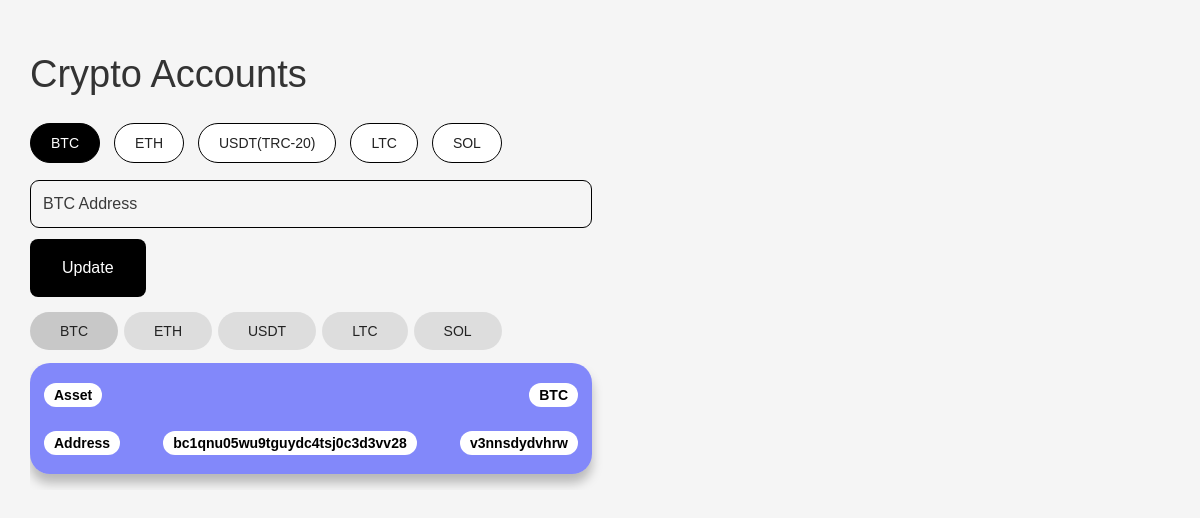
The app's page /administrator/settings/ (signed in) with its own data.
### dash/models.py (models this page shows)
class GeneralBtcDatabase(models.Model):
    btc_address = models.CharField(max_length=42, null=True)

### dash/views.py (the view)
    @login_required
    def wrapper(request, *args, **kwargs):
        if not request.user.is_superuser:
            return redirect('/administrator/login/')
        return view_func(request, *args, **kwargs)

### dash/views.py (called while the page is built)
def admin_required(view_func):
    @login_required
    def wrapper(request, *args, **kwargs):
        if not request.user.is_superuser:
            return redirect('/administrator/login/')
        return view_func(request, *args, **kwargs)
    return wrapper

### dash/templates/admin-dashmilliy/settings.html (shortened to what this page needs)
{% load static %}
<!DOCTYPE html>
<html data-wf-page="6643cf2e8da998af868a374c" data-wf-site="66302dd7bd5484465eacc02e">
<head>
  <link href="{% static 'css/normalize.css' %}" rel="stylesheet" type="text/css">
  <link href="{% static 'css/webflow.css'  %}" rel="stylesheet" type="text/css">
  <link href="{% static 'css/exful.webflow.css' %}" rel="stylesheet" type="text/css">
</head>
<body>
  <section class="section-21">
    <h1 class="heading-23">Crypto Accounts</h1>
    <div data-current="Tab 1" data-easing="ease" data-duration-in="300" data-duration-out="100" class="w-tabs">
      <div class="tabs-menu-8 w-tab-menu">
        <a data-w-tab="Tab 1" class="tab-link-tab-1-5 w-inline-block w-tab-link w--current">
          <div>BTC</div>
        </a>
        <a data-w-tab="Tab 2" class="tab-link-tab-1-5 w-inline-block w-tab-link">
          <div>ETH</div>
        </a>
        <a data-w-tab="Tab 3" class="tab-link-tab-1-5 w-inline-block w-tab-link">
          <div>USDT(TRC-20)</div>
        </a>
        <a data-w-tab="Tab 4" class="tab-link-tab-1-5 w-inline-block w-tab-link">
          <div>LTC</div>
        </a>
        <a data-w-tab="Tab 5" class="tab-link-tab-1-5 w-inline-block w-tab-link">
          <div>SOL</div>
        </a>
      </div>
      <div class="w-tab-content">
        <div data-w-tab="Tab 1" class="w-tab-pane w--tab-active">
          <div class="form-block-8 w-form">
            <form id="wf-form-account-deposit-settings-admin" name="email-form-1" data-name="account deposit settings admin" method="post" action="/administrator/settings/" data-wf-page-id="6643cf2e8da998af868a374c" data-wf-element-id="80ff017f-9eec-5a81-9ef2-2f0f1289a7aa">
              <div class="div-block-298">
                <input class="text-field-5 w-input" maxlength="256" name="BTC-Address" data-name="Crypto Symbol" placeholder="BTC Address" type="text" id="Crypto-Symbol">
              </div>
              <input type="submit" name="email-form-1" data-wait="Please wait..." class="submit-button-6 w-button" value="Update">
            </form>
          </div>
          <div>
            <div data-current="Tab 1" data-easing="ease" data-duration-in="300" data-duration-out="100" class="w-tabs">
              <div class="tabs-menu-5 w-tab-menu">
                <a data-w-tab="Tab 1" class="tab-link-tab-1-3 w-inline-block w-tab-link w--current">
                  <div>BTC</div>
                </a>
                <a data-w-tab="Tab 2" class="tab-link-tab-1-3 w-inline-block w-tab-link">
                  <div>ETH</div>
                </a>
                <a data-w-tab="Tab 3" class="tab-link-tab-1-3 w-inline-block w-tab-link">
                  <div>USDT</div>
                </a>
                <a data-w-tab="Tab 4" class="tab-link-tab-1-3 w-inline-block w-tab-link">
                  <div>LTC</div>
                </a>
                <a data-w-tab="Tab 5" class="tab-link-tab-1-3 w-inline-block w-tab-link">
                  <div>SOL</div>
                </a>
              </div>
              <div class="w-tab-content">
                <div data-w-tab="Tab 1" class="w-tab-pane w--tab-active">
                  <div class="request-holder">
                    <div id="w-node-ae422ad0-f2a2-4230-e927-c58ef889864d-06e5e7d3" class="report-cards _1 pay">
                      <div class="div-block-279">
                        <div class="text-block-35">Asset</div>
                        <div class="text-block-35">BTC</div>
                      </div>
                      <div class="div-block-279">
                        <div class="text-block-35">Address</div>
                        <div class="text-block-35">{% if btc_address %}{{ btc_address|slice:":30" }}{% else %}Not Registered{% endif %}</div>
                        <div class="text-block-35">{{ btc_address|slice:"30:" }}</div>
                      </div>
                    </div>
                  </div>
                </div>
              </div>
            </div>
          </div>
        </div>
      </div>
    </div>
  </section>
</body>
</html>

### dash/static/css/webflow.css (style rules this page uses)
* { -webkit-box-sizing: border-box; -moz-box-sizing: border-box; box-sizing: border-box; }
html { height: 100%; }
body { margin: 0; min-height: 100%; background-color: #fff; font-family: Arial, sans-serif; font-size: 14px; line-height: 20px; color: #333; }
.w-inline-block { max-width: 100%; display: inline-block; }
.w-button { display: inline-block; padding: 9px 15px; background-color: #3898EC; color: white; border: 0; line-height: inherit; text-decoration: none; cursor: pointer; border-radius: 0; }
input.w-button { -webkit-appearance: button; }
h1, h2, h3, h4, h5, h6 { font-weight: bold; margin-bottom: 10px; }
h1 { font-size: 38px; line-height: 44px; margin-top: 20px; }
.w-form { margin: 0 0 15px; }
.w-input, .w-select { display: block; width: 100%; height: 38px; padding: 8px 12px; margin-bottom: 10px; font-size: 14px; line-height: 1.42857143; color: #333333; vertical-align: middle; background-color: #ffffff; border: 1px solid #cccccc; }
.w-input::placeholder, .w-select::placeholder { color: #999; }
.w-tabs { position: relative; }
.w-tabs:before, .w-tabs:after { content: " "; display: table; grid-column-start: 1; grid-row-start: 1; grid-column-end: 2; grid-row-end: 2; }
.w-tabs:after { clear: both; }
.w-tab-menu { position: relative; }
.w-tab-link { position: relative; display: inline-block; vertical-align: top; text-decoration: none; padding: 9px 30px; text-align: left; cursor: pointer; color: #222222; background-color: #dddddd; }
.w-tab-link.w--current { background-color: #C8C8C8; }
.w-tab-content { position: relative; display: block; overflow: hidden; }
.w-tab-pane { position: relative; display: none; }
.w--tab-active { display: block; }

### records on screen
GeneralBtcDatabase: btc_address "bc1qnu05wu9tguydc4tsj0c3d3vv28", btc_address "v3nnsdydvhrw"
